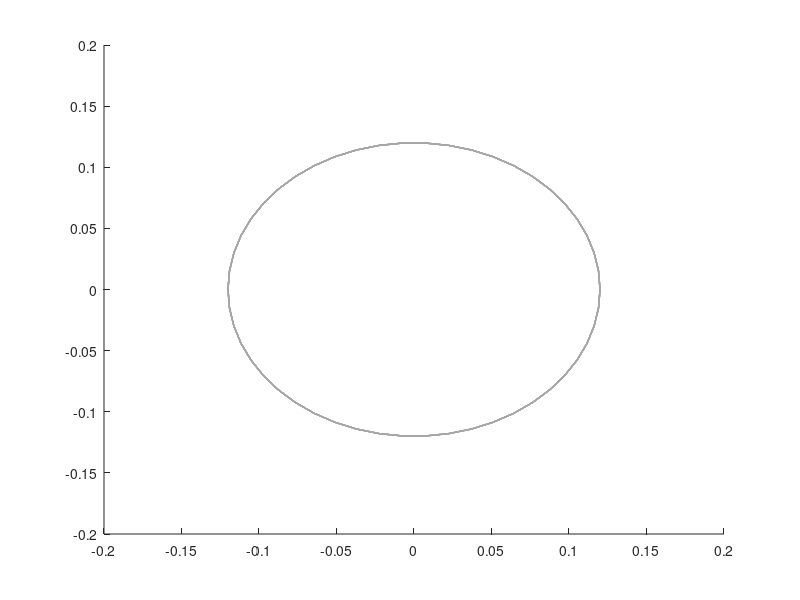

The MATLAB source for this figure: (Note: this script raises an error after producing the figure.)
%% Parameters

% Hoop
m_hoop = 1; % kg
R_hoop = 0.24; % m
I_hoop = m_hoop*R_hoop^2;

% Person
R_person = 0.03; % m
mu = 0.1; % [/]

% Elliptical input
a = R_hoop/2; % m       Length of x-axis limits
b = R_hoop/2; % m       Length of y-axis limits
dth = 4*pi; % rad/sec   Traversal speed

%% Forward simulation
% From person to hoop

t_lim = [0; 3];
dt = 0.01;
t = t_lim(1):dt:t_lim(2);
N = length(t);

% Generate ellipse
ang = t*dth;
p_person = [a*cos(ang);     b*sin(ang)];            % [x, y] X N
v_person = [-a*sin(ang);    b*cos(ang)]*dth;        % [dx, dy] X N
a_person = [-a*cos(ang);    -b*sin(ang)]*dth*dth;   % [ddx, ddy] X N

% Init hoop states
p_hoop = zeros([3 N]);      % [x, y, phi] x N
v_hoop = zeros([3 N]);      % [dx, dy, dphi] x N

% Set initial state of hoop
p_hoop(1:2, 1) = p_person(:,1) + [-R_person + R_hoop; 0];
p_hoop(3, 1) = pi;

% Iterate for timesteps
for i = 1:N

    % Forces zero without contact
    F_c = 0;
    tau_c = 0;

    % Check if hoop and person are in contact
    dist_btwn = norm(p_person(:, i) - p_hoop(1:2, i));
    contact = (dist_btwn >= R_hoop - R_person) &&...
                (dist_btwn <= R_hoop + R_person);

    if contact
        % Apply force and torque to hoop if there's contact
        F_c = 0;
        tau_c = 0;
    end

    % Update hoop state
    v_hoop(1:2, i+1) = dt*F_c/m_hoop + v_hoop(1:2,i);
    v_hoop(3, i+1) = dt*tau_c/I_hoop + v_hoop(3,i);
    p_hoop(:, i+1) = p_hoop(:,i) + dt*v_hoop(:,i);

end

%% Backward simulation
% From hoop to person

% TODO? Lol

%% Display

% Plot trajectory
hold on
plot(p_person(1,:), p_person(2,:), '-', 'LineWidth', 1, 'Color', [0.65 0.65 0.65])

% Prepare plot handles
h_hoop = plot([0],[0],'b-','LineWidth',2);
h_person = fill([0],[0],'r-','LineStyle','none');

xlabel('x'); ylabel('y');
h_title = title('t=0.0s');

axis equal
axis([-0.75 0.75 -0.75 0.75]);

% Precompute geometries
th = 0:pi/50:2*pi;
person_circle_x = R_person*cos(th);
person_circle_y = R_person*sin(th);
hoop_circle_x = R_hoop*cos(th);
hoop_circle_y = R_hoop*sin(th);

% For visualization purposes
sim_speed = 1;

% Step through and update animation
for i = 1:N
    set(h_title,'String',  sprintf('t=%.2f',t(i)) ); % update title
    
    set(h_person,'XData', person_circle_x + p_person(1,i));
    set(h_person,'YData', person_circle_y + p_person(2,i));
    
    set(h_hoop,'XData', hoop_circle_x + p_hoop(1,i));
    set(h_hoop,'YData', hoop_circle_y + p_hoop(2,i));

    pause(dt/sim_speed)
end
